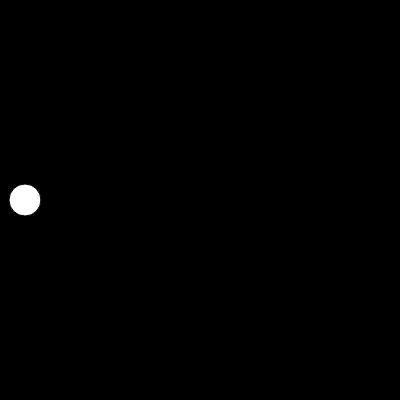
Frame 1 (no input)
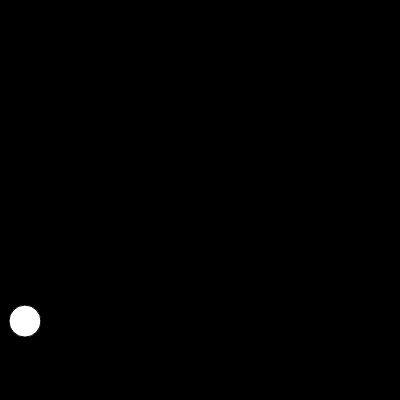
Frame 60 (no input)
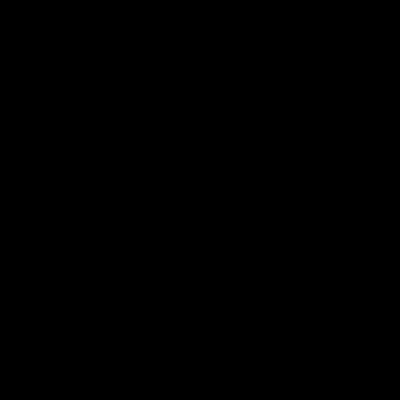
Frame 120 (the mouse pressed at the canvas centre since frame 60)

The p5.js sketch that drew these frames (run headless with seeded random() and noise() and a simulated clock; from frame 60 on, the mouse is pressed at the canvas centre):

// p5.js sketch
// ── sketch.js
//Criando  Classe Bird e Seus Métodos
//Criando flap bird e seus métodos
//método 01 exibe()
//metodo 02 update()
// metodo 03 up

let bird;

function setup() {
  createCanvas(400, 400);
  bird = new Bird(25,width/2)
  
}

function draw() {
  background(0);
  bird.exibi();
  bird.update()
  
}


///----------------Função Precionar Espaço---------------------------------
function keyPressed(){
  if(key === ' '){
    bird.up();
  }
}
// ── bird.js
class Bird{
  constructor(x,y){
    this.x = x;
    this.y = y;
    this.gravidade = 0.9;
    this.vel = 0.9;
    this.lift = -15;
  }
  exibi(){
    circle(this.x, this.y, 32);
    
  }
  
  update(){
    this.vel += this.gravidade;
    this.vel *= 0.7;
    this.y += this.vel;
    
  }
  up(){
    this.vel += this.lift;
    console.log(this.vel);
  }
}
  
